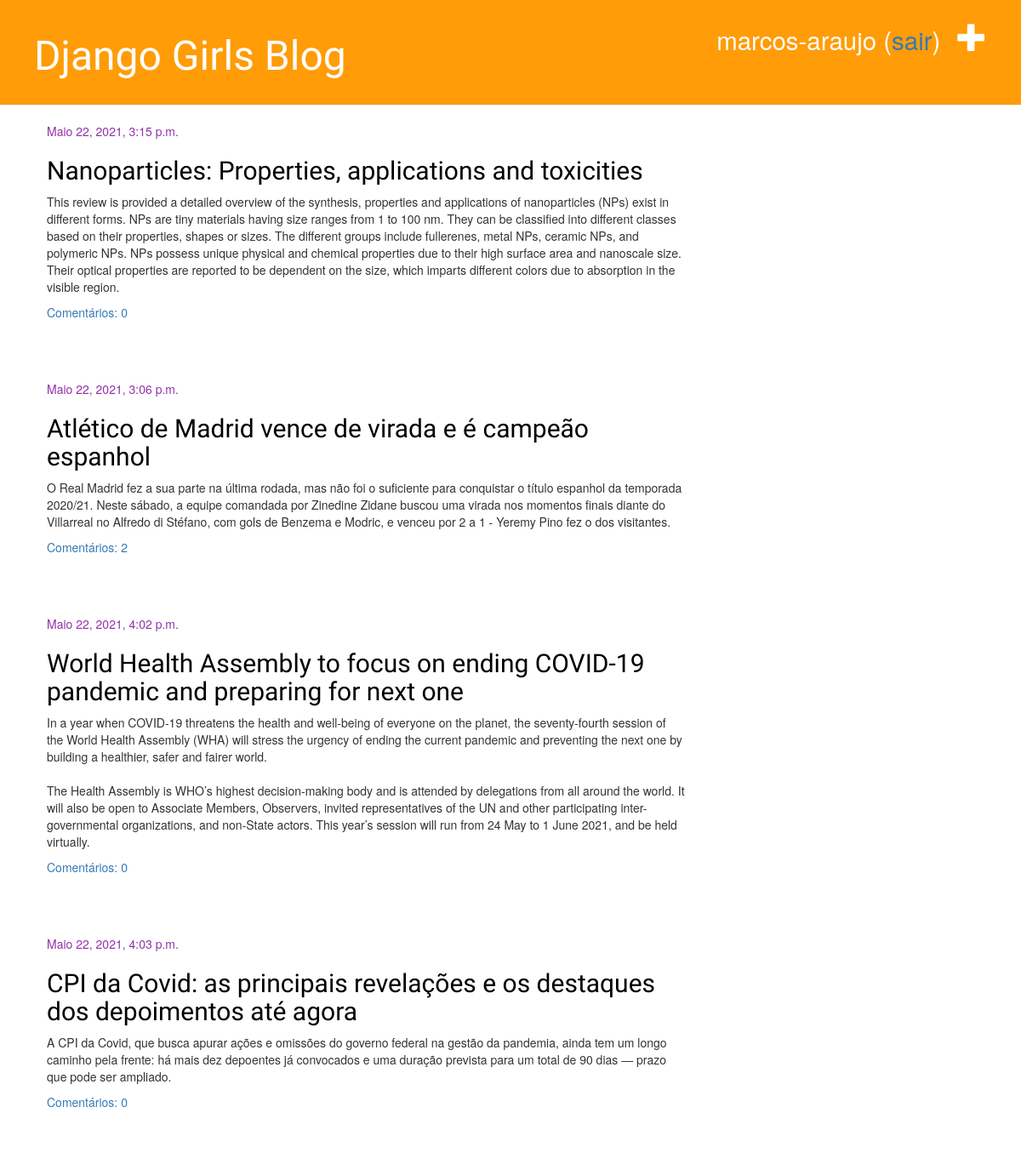
The app's page / (signed in) with its own data.
### blog/models.py (models this page shows, shortened)
class Post(models.Model):
    author = models.ForeignKey(settings.AUTH_USER_MODEL, on_delete=models.CASCADE)
    title = models.CharField(max_length=200)
    text = models.TextField()
    created_date = models.DateTimeField(default=timezone.now)
    published_date = models.DateTimeField(blank=True, null=True)
    def approved_comments(self):
        return self.comments.filter(approved_comment=True)

### blog/views.py (the view)
# urls.py: path('', views.post_list, name='post_list'),
@login_required
def post_list(request):
    posts = Post.objects.all()
    return render(request, 'blog/post_list.html', {'posts': posts})

### blog/templates/blog/post_list.html
{% extends 'blog/base.html' %}
{% block content %}
    {% for post in posts %}
        <div class="post">
            <div class="date">
                {{ post.published_date }}
            </div>
            <h2><a href="{% url 'post_detail' pk=post.pk %}">{{ post.title }}</a></h2>
            <p>{{ post.text|linebreaksbr }}</p>
            <a href="{% url 'post_detail' pk=post.pk %}">Comentários: {{ post.approved_comments.count }}</a>
        </div>
    {% endfor %}
{% endblock %}

### blog/templates/blog/base.html (shortened to what this page needs)
{% load static %}
<!DOCTYPE html>
<html lang="pt-br">
<head>
    <link rel="stylesheet" href="//maxcdn.bootstrapcdn.com/bootstrap/3.2.0/css/bootstrap.min.css">
    <link rel="stylesheet" href="//maxcdn.bootstrapcdn.com/bootstrap/3.2.0/css/bootstrap-theme.min.css">
    <link rel="stylesheet" href="{% static 'css/blog.css' %}">
</head>
<body>
    <div class="page-header">
        {% if user.is_authenticated %}
            <a href="{% url 'post_new' %}" class="top-menu"><span class="glyphicon glyphicon-plus"></span></a>
            <p class="top-menu"> <small>{{ user.username }} (<a href="{% url 'logout' %}">sair</a>)</small></p>
        {% else %}
            <a href="{% url 'login' %}" class="top-menu"><span class="glyphicon glyphicon-lock"></span></a>
        {% endif %}
        <h1><a href="/">Django Girls Blog</a></h1>
    </div>
    <div class="content container">
        <div class="row">
            <div class="col-md-8">
            {% block content %}
            {% endblock %}
            </div>
        </div>
    </div>
</body>
</html>

### blog/static/css/blog.css (style rules this page uses)
.page-header { background-color: #ff9c07; margin-top: 0; padding: 20px 20px 20px 40px; }
.page-header h1, .page-header h1 a, .page-header h1 a:visited, .page-header h1 a:active { color: #ffffff; font-size: 36pt; text-decoration: none; }
.content { margin-left: 40px; }
h1, h2, h3, h4 { font-family: 'Lobster', cursive; }
.date { color: #9231aa; }
.top-menu, .top-menu:hover, .top-menu:visited { color: #ffffff; float: right; font-size: 26pt; margin-right: 20px; }
.post { margin-bottom: 70px; }
.post h2 a, .post h2 a:visited { color: #000000; }

### records on screen
Post: published_date "Maio 22, 2021, 3:15 p.m.", title "Nanoparticles: Properties, applications and toxicities", text "This review is provided a detailed overview of the synthesis, properties and applications of nanoparticles (NPs) exist in different forms. NPs are tiny materials having size ranges from 1 to 100 nm. They can be classified into different classes based on their properties, shapes or sizes. The different groups include fullerenes, metal NPs, ceramic NPs, and polymeric NPs. NPs possess unique physical and chemical properties due to their high surface area and nanoscale size. Their optical properties are reported to be dependent on the size, which imparts different colors due to absorption in the visible region.", approved_comments.count "0"
Post: published_date "Maio 22, 2021, 3:06 p.m.", title "Atlético de Madrid vence de virada e é campeão espanhol", text "O Real Madrid fez a sua parte na última rodada, mas não foi o suficiente para conquistar o título espanhol da temporada 2020/21. Neste sábado, a equipe comandada por Zinedine Zidane buscou uma virada nos momentos finais diante do Villarreal no Alfredo di Stéfano, com gols de Benzema e Modric, e venceu por 2 a 1 - Yeremy Pino fez o dos visitantes.", approved_comments.count "2"
Post: published_date "Maio 22, 2021, 4:02 p.m.", title "World Health Assembly to focus on ending COVID-19 pandemic and preparing for next one", text "In a year when COVID-19 threatens the health and well-being of everyone on the planet, the seventy-fourth session of the World Health Assembly (WHA) will stress the urgency of ending the current pandemic and preventing the next one by building a healthier, safer and fairer world. The Health Assembly is WHO’s highest decision-making body and is attended by delegations from all around the world. It will also be open to Associate Members, Observers, invited representatives of the UN and other participating inter-governmental organizations, and non-State actors. This year’s session will run from 24 May to 1 June 2021, and be held virtually.", approved_comments.count "0"
Post: published_date "Maio 22, 2021, 4:03 p.m.", title "CPI da Covid: as principais revelações e os destaques dos depoimentos até agora", text "A CPI da Covid, que busca apurar ações e omissões do governo federal na gestão da pandemia, ainda tem um longo caminho pela frente: há mais dez depoentes já convocados e uma duração prevista para um total de 90 dias — prazo que pode ser ampliado.", approved_comments.count "0"

### other values on screen
{{ user.username }} "marcos-araujo"
